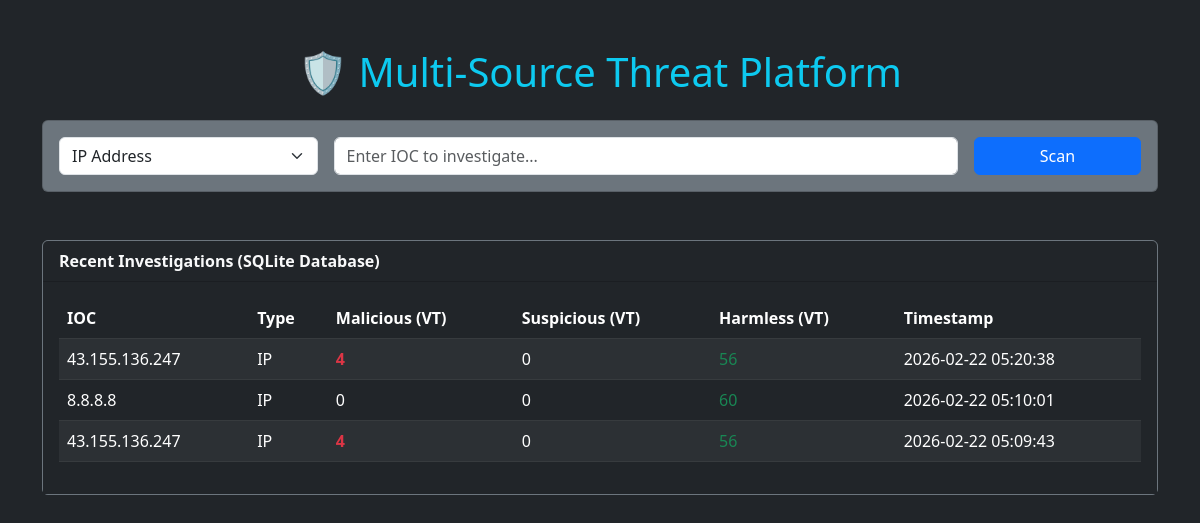
The page / on the database its author committed.
### tables this page shows
CREATE TABLE scans (
        id INTEGER PRIMARY KEY AUTOINCREMENT,
        ioc TEXT NOT NULL,
        ioc_type TEXT NOT NULL,
        malicious INTEGER,
        suspicious INTEGER,
        harmless INTEGER,
        timestamp DATETIME DEFAULT CURRENT_TIMESTAMP
    );

### app.py (the view, shortened to what this page needs)
@app.route('/', methods=['GET', 'POST'])
def dashboard():
    scan_result = None
    target_ioc = None
    conn = get_db_connection()
    recent_scans = conn.execute('SELECT * FROM scans ORDER BY timestamp DESC LIMIT 5').fetchall()
    conn.close()
    return render_template('index.html', result=scan_result, target=target_ioc, history=recent_scans)

### app.py (called while the page is built)
def get_db_connection():
    conn = sqlite3.connect('threats.db')
    conn.row_factory = sqlite3.Row
    return conn

### templates/index.html (shortened to what this page needs)
<!DOCTYPE html>
<html lang="en">
<head>
    <link href="https://cdn.jsdelivr.net/npm/bootstrap@5.3.0/dist/css/bootstrap.min.css" rel="stylesheet">
</head>
<body class="bg-dark text-light">
    <div class="container mt-5">
        <h1 class="mb-4 text-center text-info">🛡️ Multi-Source Threat Platform</h1>
        <div class="card bg-secondary text-light mb-4">
            <div class="card-body">
                <form method="POST" action="/">
                    <div class="row g-3 align-items-center">
                        <div class="col-md-3">
                            <select class="form-select" name="ioc_type" required>
                                <option value="1">IP Address</option>
                            </select>
                        </div>
                        <div class="col-md-7">
                            <input type="text" class="form-control" name="ioc_input" placeholder="Enter IOC to investigate..." required>
                        </div>
                        <div class="col-md-2">
                            <button type="submit" class="btn btn-primary w-100">Scan</button>
                        </div>
                    </div>
                </form>
            </div>
        </div>
        <div class="card bg-secondary border-secondary mt-5 mb-5">
            <div class="card-header bg-dark text-light fw-bold">Recent Investigations (SQLite Database)</div>
            <div class="card-body bg-dark">
                <table class="table table-dark table-striped table-hover">
                    <thead>
                        <tr>
                            <th>IOC</th>
                            <th>Type</th>
                            <th>Malicious (VT)</th>
                            <th>Suspicious (VT)</th>
                            <th>Harmless (VT)</th>
                            <th>Timestamp</th>
                        </tr>
                    </thead>
                    <tbody>
                        {% for scan in history %}
                        <tr>
                            <td>{{ scan['ioc'] }}</td>
                            <td>{{ scan['ioc_type'] }}</td>
                            <td class="{% if scan['malicious'] > 0 %}text-danger fw-bold{% endif %}">{{ scan['malicious'] }}</td>
                            <td class="{% if scan['suspicious'] > 0 %}text-warning fw-bold{% endif %}">{{ scan['suspicious'] }}</td>
                            <td class="text-success">{{ scan['harmless'] }}</td>
                            <td>{{ scan['timestamp'] }}</td>
                        </tr>
                        {% else %}
                        <tr>
                            <td colspan="6" class="text-center text-muted">No recent scans found in database.</td>
                        </tr>
                        {% endfor %}
                    </tbody>
                </table>
            </div>
        </div>
    </div>
</body>
</html>

### rows shown on the page
scans: ioc "43.155.136.247", ioc_type "IP", malicious "4", suspicious "0", harmless "56", timestamp "2026-02-22 05:20:38"
scans: ioc "8.8.8.8", ioc_type "IP", malicious "0", suspicious "0", harmless "60", timestamp "2026-02-22 05:10:01"
scans: ioc "43.155.136.247", ioc_type "IP", malicious "4", suspicious "0", harmless "56", timestamp "2026-02-22 05:09:43"
